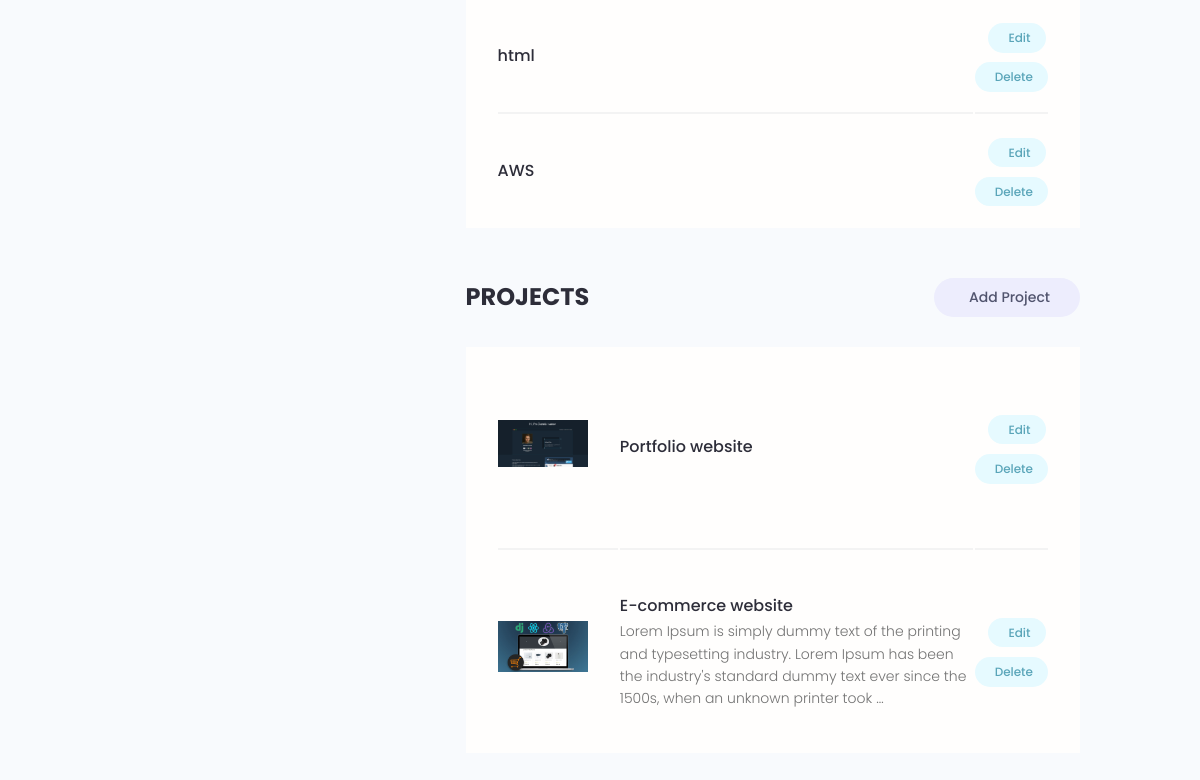
/my-account/ (signed in, lower part), run on an earlier commit of the app's database.
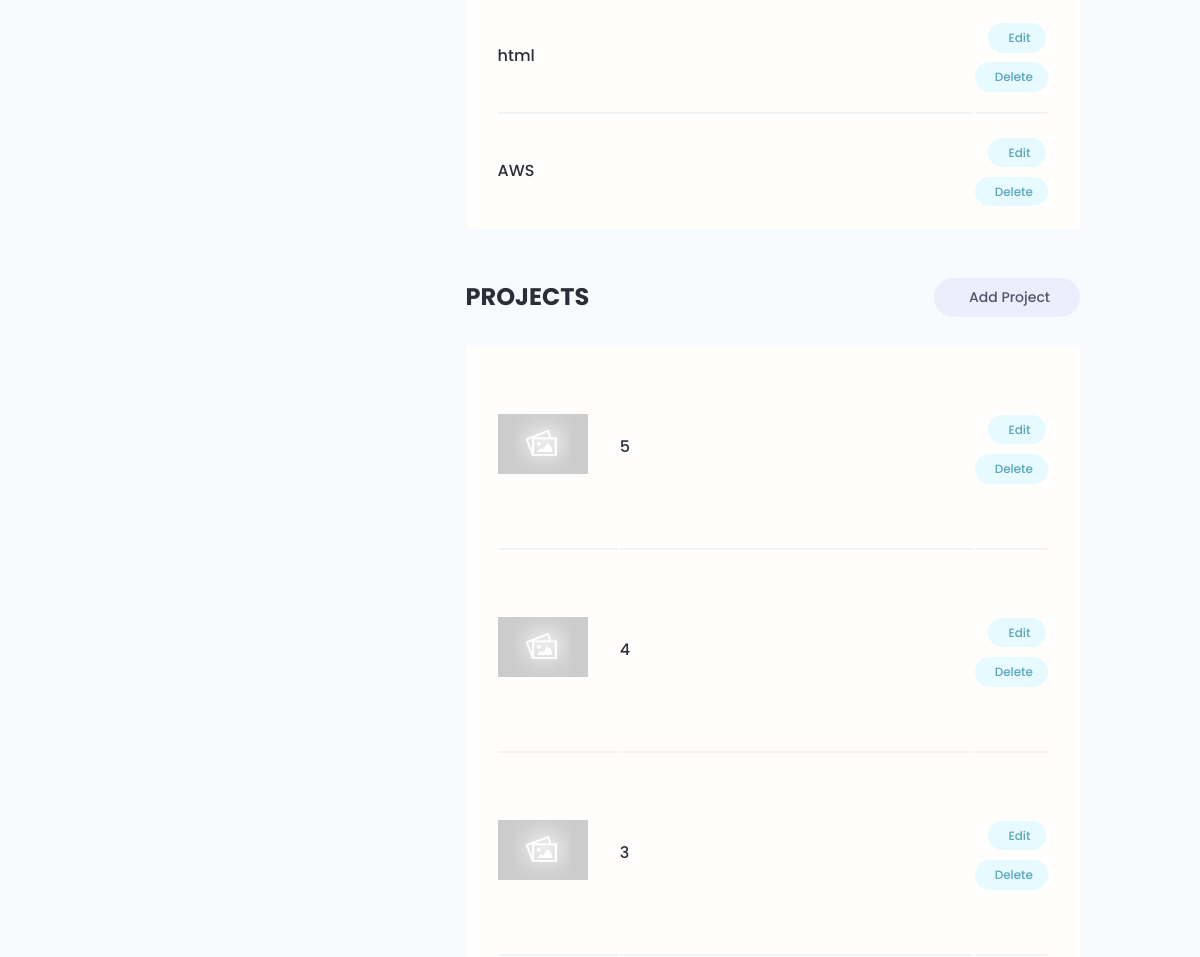
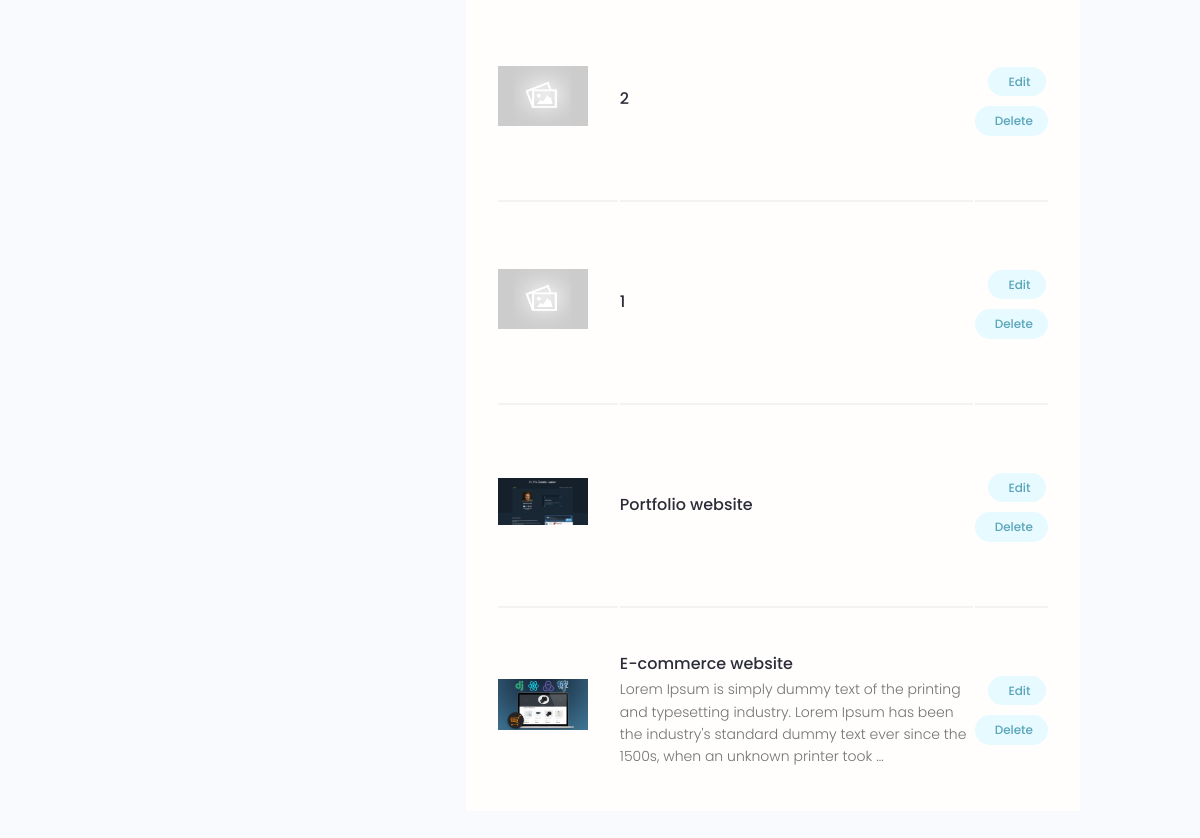
And on a later commit of the database (2 pictures, top to bottom).
### users/models.py (models this page shows, shortened)
class Skill(models.Model):
    owner = models.ForeignKey(Profile, on_delete=models.CASCADE)
    name = models.CharField(max_length=200, blank=True, null=True)
    description = models.TextField(null=True, blank=True)
    created = models.DateTimeField(auto_now_add=True)
    id = models.UUIDField(default=uuid.uuid4, unique=True, editable=False, primary_key=True)

### projects/models.py (models this page shows, shortened)
class Project(models.Model):
    owner = models.ForeignKey(Profile, on_delete=models.SET_NULL, null=True, blank=True)
    title = models.CharField(max_length=200)
    description = models.TextField(null=True, blank=True)
    featured_image = models.ImageField(null=True, blank=True, default='project_cover/default.jpg', upload_to='project_cover/')
    demo_link = models.CharField(max_length=2000, null=True, blank=True)
    source_code = models.CharField(max_length=2000, null=True, blank=True)
    tags = models.ManyToManyField('Tag', blank=True)
    vote_total = models.IntegerField(default=0, null=True, blank=True)
    vote_ratio = models.IntegerField(default=0, null=True, blank=True)
    created = models.DateTimeField(auto_now_add=True)
    id = models.UUIDField(default=uuid.uuid4, unique=True, editable=False, primary_key=True)
    class Meta:
        ordering = ['-created']

### users/views.py (the view)
# urls.py: path('my-account/', views.user_account, name='my-account'),
@login_required(login_url='login')
def user_account(request):
    profile = request.user.profile
    skills = profile.skill_set.all()
    projects = profile.project_set.all()
    context = {
        'profile' : profile,
        'skills' : skills,
        'projects' : projects,
    }
    return render(request, 'users/account.html', context)

### users/templates/users/account.html (shortened to what this page needs)
{% extends 'main.html' %}
{% block content %}
  <main class="settingsPage profile my-md">
    <div class="container">
      <div class="layout">
        <div class="column column--1of3">
        </div>
        <div class="column column--2of3">
          <table class="settings__table">
              {% for skill in skills %}
                <tr>
                  <td class="settings__tableInfo">
                    <h4>{{ skill.name }}</h4>
                  </td>
                  <td class="settings__tableActions">
                    <a class="tag tag--pill tag--main settings__btn" href="{% url 'update-skill' skill.pk %}"> Edit</a>
                    <a class="tag tag--pill tag--main settings__btn" href="{% url 'delete-skill' skill.pk %}">
                      Delete</a>
                  </td>
                </tr>
              {% endfor %}
          </table>
          <div class="settings">
            <h3 class="settings__title">Projects</h3>
            <a class="tag tag--pill tag--sub settings__btn tag--lg" href="{% url 'create_project' %}"> Add Project</a>
          </div>
          <table class="settings__table">
              {% for project in projects %}
                <tr>
                  <td class="settings__thumbnail">
                    <a href="{% url 'project' project.pk %}"><img src="{{ project.featured_image.url}}" alt="Project Thumbnail" /></a>
                  </td>
                  <td class="settings__tableInfo">
                    <a href="{% url 'project' project.pk %}">{{ project.title}}</a>
                    <p>{{ project.description|truncatewords:30 }}</p>
                  </td>
                  <td class="settings__tableActions">
                    <a class="tag tag--pill tag--main settings__btn" href="{% url 'update_project' project.pk %}"> Edit</a>
                    <a class="tag tag--pill tag--main settings__btn" href="{% url 'delete_project' project.pk %}">
                      Delete</a>
                  </td>
                </tr>
              {% endfor %}
          </table>
        </div>
      </div>
    </div>
  </main>
{% endblock %}

What changed in the data, as far as the page shows it:
added Project: featured_image (placeholder picture), title "5"
added Project: featured_image (placeholder picture), title "4"
added Project: featured_image (placeholder picture), title "3"
added Project: featured_image (placeholder picture), title "2"
added Project: featured_image (placeholder picture), title "1"
